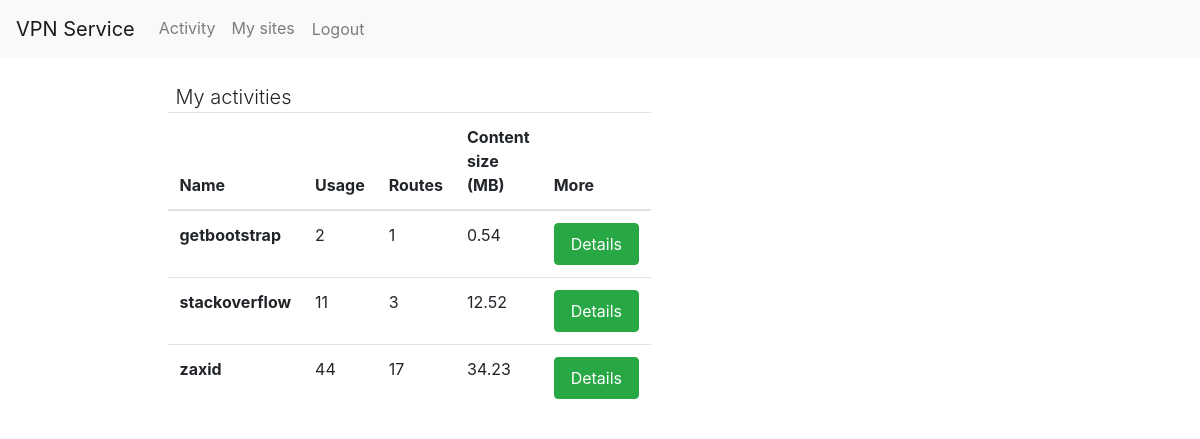
The app's page /user/activity/ (signed in) with its own data.
### sites/models.py (models this page shows, shortened)
class Site(models.Model):
    url = models.URLField(max_length=256, unique=True)
    name = models.CharField(max_length=64, unique=True, validators=[alphanumeric])
    creator = models.ForeignKey(User, on_delete=models.DO_NOTHING)
    created_at = models.DateTimeField(auto_now_add=True)

### sites/views/activity.py (the view)
# urls.py: path("activity/", activity_views.ActivityList.as_view(), name="activity"),
class ActivityList(LoginRequiredMixin, ListView):
    template_name = "activity.html"
    model = Activity
    context_object_name = "activities"
    def get_queryset(self):
        return (
            Activity.objects.filter(user=self.request.user)
            .values("site__name")
            .annotate(
                routes_count=Count("route", distinct=True),
                content_size=Sum("content_size", output_field=models.FloatField()),
                usage=Count("id"),
            )
            .values("site__name", "site__pk", "routes_count", "content_size", "usage")
        )

### sites/templates/activity.html (shortened to what this page needs)
{% extends 'base.html' %}
{% block content %}
<div class="align-center col-10 offset-1">
    <main class="d-flex">
        <section id="activity-list" class="col-12">
            <div class="row">
                <p class="col-6 col-md-4 lead ml-2 mb-0">My activities</p>
            </div>
            <div class="d-flex">
                {% if not activities %}
                <p>You do not have any activities cross activitys</p>
                {% else %}
                <table class="table">
                    <thead>
                        <tr>
                            <th scope="col">Name</th>
                            <th scope="col">Usage</th>
                            <th scope="col">Routes</th>
                            <th scope="col">Content size (MB)</th>
                            <th scope="col">More</th>
                        </tr>
                    </thead>
                    <tbody>
                        {% for activity in activities %}
                        <tr>
                            <th scope="row">{{ activity.site__name }}</th>
                            <td>{{ activity.usage }}</td>
                            <td>{{ activity.routes_count }}</td>
                            <td>{{ activity.content_size|floatformat:2 }}</td>
                            <td><a class="btn btn-success nav-link"
                                    href="{% url 'user:activity-site' activity.site__pk %}">Details</a></td>
                        </tr>
                        {% endfor %}
                    </tbody>
                </table>
                <section class="col-6">
                    {% endif %}
                </section>
            </div>
        </section>
    </main>
</div>
{% endblock content %}

### records on screen
Site: site__name "getbootstrap", usage "2", routes_count "1", content_size "0.54"
Site: site__name "stackoverflow", usage "11", routes_count "3", content_size "12.52"
Site: site__name "zaxid", usage "44", routes_count "17", content_size "34.23"
